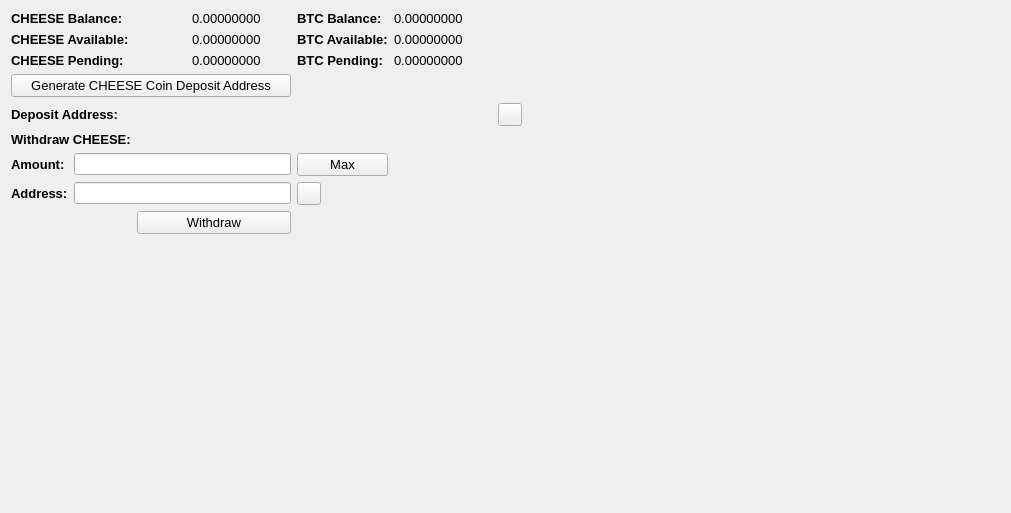
     <widget class="QWidget" name="BalanceTab">
      <attribute name="title">
       <string>Balance</string>
      </attribute>
      <layout class="QGridLayout" name="gridLayout_2">
       <item row="0" column="0" colspan="2">
        <widget class="QLabel" name="label_11">
         <property name="font">
          <font>
           <pointsize>10</pointsize>
           <weight>75</weight>
           <bold>true</bold>
          </font>
         </property>
         <property name="text">
          <string>CHEESE Balance:</string>
         </property>
        </widget>
       </item>
       <item row="0" column="3">
        <widget class="QLabel" name="HMBalanceLabel">
         <property name="font">
          <font>
           <pointsize>10</pointsize>
          </font>
         </property>
         <property name="text">
          <string>0.00000000</string>
         </property>
         <property name="textInteractionFlags">
          <set>Qt::LinksAccessibleByMouse|Qt::TextSelectableByMouse</set>
         </property>
        </widget>
       </item>
       <item row="0" column="4">
        <widget class="QLabel" name="label_12">
         <property name="font">
          <font>
           <pointsize>10</pointsize>
           <weight>75</weight>
           <bold>true</bold>
          </font>
         </property>
         <property name="text">
          <string>BTC Balance:</string>
         </property>
        </widget>
       </item>
       <item row="0" column="5">
        <widget class="QLabel" name="BitcoinBalanceLabel">
         <property name="font">
          <font>
           <pointsize>10</pointsize>
          </font>
         </property>
         <property name="text">
          <string>0.00000000</string>
         </property>
         <property name="textInteractionFlags">
          <set>Qt::LinksAccessibleByMouse|Qt::TextSelectableByMouse</set>
         </property>
        </widget>
       </item>
       <item row="0" column="7" rowspan="10">
        <spacer name="horizontalSpacer_4">
         <property name="orientation">
          <enum>Qt::Horizontal</enum>
         </property>
         <property name="sizeHint" stdset="0">
          <size>
           <width>478</width>
           <height>488</height>
          </size>
         </property>
        </spacer>
       </item>
       <item row="1" column="0" colspan="2">
        <widget class="QLabel" name="label_13">
         <property name="font">
          <font>
           <pointsize>10</pointsize>
           <weight>75</weight>
           <bold>true</bold>
          </font>
         </property>
         <property name="text">
          <string>CHEESE Available:</string>
         </property>
        </widget>
       </item>
       <item row="1" column="3">
        <widget class="QLabel" name="HMAvailableLabel_2">
         <property name="font">
          <font>
           <pointsize>10</pointsize>
          </font>
         </property>
         <property name="text">
          <string>0.00000000</string>
         </property>
         <property name="textInteractionFlags">
          <set>Qt::LinksAccessibleByMouse|Qt::TextSelectableByMouse</set>
         </property>
        </widget>
       </item>
       <item row="1" column="4">
        <widget class="QLabel" name="label_15">
         <property name="font">
          <font>
           <pointsize>10</pointsize>
           <weight>75</weight>
           <bold>true</bold>
          </font>
         </property>
         <property name="text">
          <string>BTC Available:</string>
         </property>
        </widget>
       </item>
       <item row="1" column="5">
        <widget class="QLabel" name="BitcoinAvailableLabel">
         <property name="font">
          <font>
           <pointsize>10</pointsize>
          </font>
         </property>
         <property name="text">
          <string>0.00000000</string>
         </property>
         <property name="textInteractionFlags">
          <set>Qt::LinksAccessibleByMouse|Qt::TextSelectableByMouse</set>
         </property>
        </widget>
       </item>
       <item row="2" column="0" colspan="2">
        <widget class="QLabel" name="label_14">
         <property name="font">
          <font>
           <pointsize>10</pointsize>
           <weight>75</weight>
           <bold>true</bold>
          </font>
         </property>
         <property name="text">
          <string>CHEESE Pending:</string>
         </property>
        </widget>
       </item>
       <item row="2" column="3">
        <widget class="QLabel" name="HMPendingLabel">
         <property name="font">
          <font>
           <pointsize>10</pointsize>
          </font>
         </property>
         <property name="text">
          <string>0.00000000</string>
         </property>
         <property name="textInteractionFlags">
          <set>Qt::LinksAccessibleByMouse|Qt::TextSelectableByMouse</set>
         </property>
        </widget>
       </item>
       <item row="2" column="4">
        <widget class="QLabel" name="label_31">
         <property name="font">
          <font>
           <pointsize>10</pointsize>
           <weight>75</weight>
           <bold>true</bold>
          </font>
         </property>
         <property name="text">
          <string>BTC Pending:</string>
         </property>
        </widget>
       </item>
       <item row="2" column="5">
        <widget class="QLabel" name="BitcoinPendingLabel">
         <property name="font">
          <font>
           <pointsize>10</pointsize>
          </font>
         </property>
         <property name="text">
          <string>0.00000000</string>
         </property>
         <property name="textInteractionFlags">
          <set>Qt::LinksAccessibleByMouse|Qt::TextSelectableByMouse</set>
         </property>
        </widget>
       </item>
       <item row="3" column="0" colspan="4">
        <widget class="QPushButton" name="GenDepositBTN">
         <property name="font">
          <font>
           <pointsize>10</pointsize>
          </font>
         </property>
         <property name="text">
          <string>Generate CHEESE Coin Deposit Address</string>
         </property>
        </widget>
       </item>
       <item row="4" column="0" colspan="3">
        <widget class="QLabel" name="label_33">
         <property name="font">
          <font>
           <pointsize>10</pointsize>
           <weight>75</weight>
           <bold>true</bold>
          </font>
         </property>
         <property name="text">
          <string>Deposit Address:</string>
         </property>
        </widget>
       </item>
       <item row="4" column="3" colspan="3">
        <widget class="QLabel" name="DepositAddressLabel">
         <property name="minimumSize">
          <size>
           <width>300</width>
           <height>0</height>
          </size>
         </property>
         <property name="palette">
          <palette>
           <active>
            <colorrole role="WindowText">
             <brush brushstyle="SolidPattern">
              <color alpha="255">
               <red>0</red>
               <green>0</green>
               <blue>0</blue>
              </color>
             </brush>
            </colorrole>
            <colorrole role="Text">
             <brush brushstyle="SolidPattern">
              <color alpha="255">
               <red>0</red>
               <green>0</green>
               <blue>255</blue>
              </color>
             </brush>
            </colorrole>
           </active>
           <inactive>
            <colorrole role="WindowText">
             <brush brushstyle="SolidPattern">
              <color alpha="255">
               <red>0</red>
               <green>0</green>
               <blue>0</blue>
              </color>
             </brush>
            </colorrole>
            <colorrole role="Text">
             <brush brushstyle="SolidPattern">
              <color alpha="255">
               <red>0</red>
               <green>0</green>
               <blue>255</blue>
              </color>
             </brush>
            </colorrole>
           </inactive>
           <disabled>
            <colorrole role="WindowText">
             <brush brushstyle="SolidPattern">
              <color alpha="255">
               <red>120</red>
               <green>120</green>
               <blue>120</blue>
              </color>
             </brush>
            </colorrole>
            <colorrole role="Text">
             <brush brushstyle="SolidPattern">
              <color alpha="255">
               <red>120</red>
               <green>120</green>
               <blue>120</blue>
              </color>
             </brush>
            </colorrole>
           </disabled>
          </palette>
         </property>
         <property name="font">
          <font>
           <pointsize>10</pointsize>
           <weight>75</weight>
           <bold>true</bold>
          </font>
         </property>
         <property name="text">
          <string/>
         </property>
         <property name="alignment">
          <set>Qt::AlignRight|Qt::AlignTrailing|Qt::AlignVCenter</set>
         </property>
         <property name="textInteractionFlags">
          <set>Qt::LinksAccessibleByMouse|Qt::TextSelectableByKeyboard|Qt::TextSelectableByMouse</set>
         </property>
        </widget>
       </item>
       <item row="4" column="6">
        <widget class="QToolButton" name="DepositCopyButton">
         <property name="toolTip">
          <string>Copy to clipboard</string>
         </property>
         <property name="text">
          <string/>
         </property>
         <property name="icon">
          <iconset resource="../bitcoin.qrc">
           <normaloff>:/icons/editcopy</normaloff>:/icons/editcopy</iconset>
         </property>
         <property name="shortcut">
          <string>Alt+P</string>
         </property>
        </widget>
       </item>
       <item row="5" column="0" colspan="2">
        <widget class="QLabel" name="label_34">
         <property name="font">
          <font>
           <pointsize>10</pointsize>
           <weight>75</weight>
           <bold>true</bold>
          </font>
         </property>
         <property name="text">
          <string>Withdraw CHEESE:</string>
         </property>
        </widget>
       </item>
       <item row="6" column="0">
        <widget class="QLabel" name="label_26">
         <property name="font">
          <font>
           <pointsize>10</pointsize>
           <weight>75</weight>
           <bold>true</bold>
          </font>
         </property>
         <property name="text">
          <string>Amount:</string>
         </property>
        </widget>
       </item>
       <item row="6" column="1" colspan="3">
        <widget class="QLineEdit" name="WithdrawUnitsInput">
         <property name="font">
          <font>
           <pointsize>9</pointsize>
           <weight>75</weight>
           <bold>true</bold>
          </font>
         </property>
         <property name="text">
          <string/>
         </property>
        </widget>
       </item>
       <item row="6" column="4">
        <widget class="QPushButton" name="Withdraw_Max_Amount">
         <property name="font">
          <font>
           <pointsize>10</pointsize>
          </font>
         </property>
         <property name="text">
          <string>Max</string>
         </property>
        </widget>
       </item>
       <item row="7" column="0">
        <widget class="QLabel" name="label_10">
         <property name="font">
          <font>
           <pointsize>10</pointsize>
           <weight>75</weight>
           <bold>true</bold>
          </font>
         </property>
         <property name="text">
          <string>Address:</string>
         </property>
        </widget>
       </item>
       <item row="7" column="1" colspan="3">
        <widget class="QLineEdit" name="WithdrawAddress">
         <property name="font">
          <font>
           <pointsize>9</pointsize>
           <weight>75</weight>
           <bold>true</bold>
          </font>
         </property>
        </widget>
       </item>
       <item row="7" column="4">
        <widget class="QToolButton" name="WithdrawPasteButton">
         <property name="toolTip">
          <string>Paste from clipboard</string>
         </property>
         <property name="text">
          <string/>
         </property>
         <property name="icon">
          <iconset resource="../bitcoin.qrc">
           <normaloff>:/icons/editpaste</normaloff>:/icons/editpaste</iconset>
         </property>
         <property name="shortcut">
          <string>Alt+P</string>
         </property>
        </widget>
       </item>
       <item row="8" column="2" colspan="2">
        <widget class="QPushButton" name="WithdrawUnitsBtn">
         <property name="font">
          <font>
           <pointsize>10</pointsize>
          </font>
         </property>
         <property name="text">
          <string>Withdraw</string>
         </property>
        </widget>
       </item>
       <item row="9" column="0" colspan="6">
        <spacer name="verticalSpacer">
         <property name="orientation">
          <enum>Qt::Vertical</enum>
         </property>
         <property name="sizeHint" stdset="0">
          <size>
           <width>428</width>
           <height>262</height>
          </size>
         </property>
        </spacer>
       </item>
      </layout>
      <zorder>label_31</zorder>
      <zorder>label_15</zorder>
      <zorder>label_12</zorder>
      <zorder>label_14</zorder>
      <zorder>label_13</zorder>
      <zorder>label_11</zorder>
      <zorder>BitcoinBalanceLabel</zorder>
      <zorder>HMBalanceLabel</zorder>
      <zorder>HMAvailableLabel_2</zorder>
      <zorder>HMPendingLabel</zorder>
      <zorder>BitcoinAvailableLabel</zorder>
      <zorder>BitcoinPendingLabel</zorder>
      <zorder>label_33</zorder>
      <zorder>GenDepositBTN</zorder>
      <zorder>DepositAddressLabel</zorder>
      <zorder>Withdraw_Max_Amount</zorder>
      <zorder>label_34</zorder>
      <zorder>WithdrawUnitsInput</zorder>
      <zorder>label_10</zorder>
      <zorder>label_26</zorder>
      <zorder>WithdrawAddress</zorder>
      <zorder>WithdrawUnitsBtn</zorder>
      <zorder>horizontalSpacer_4</zorder>
      <zorder>verticalSpacer</zorder>
      <zorder>WithdrawPasteButton</zorder>
      <zorder>DepositCopyButton</zorder>
     </widget>
